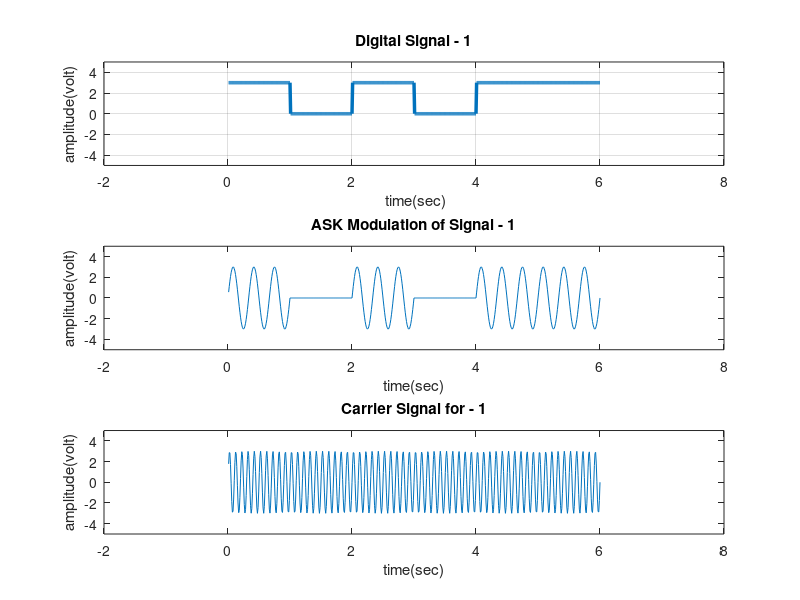
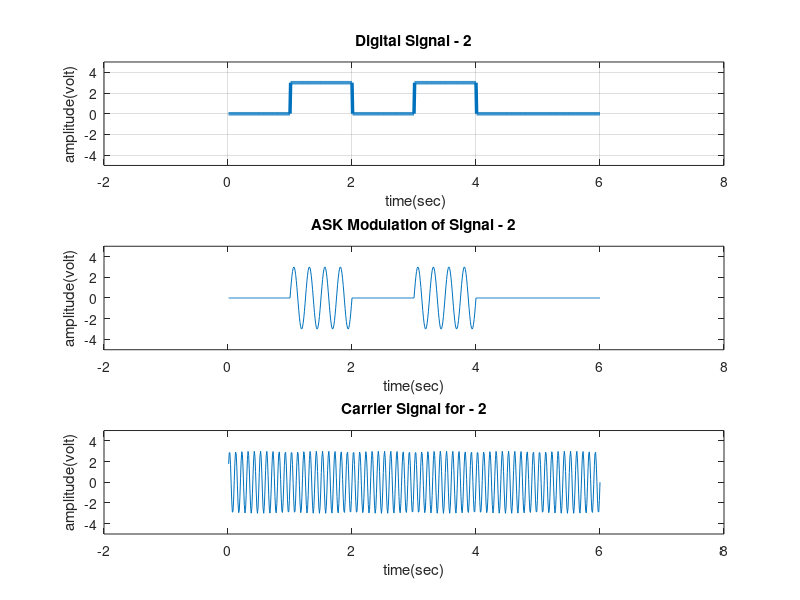
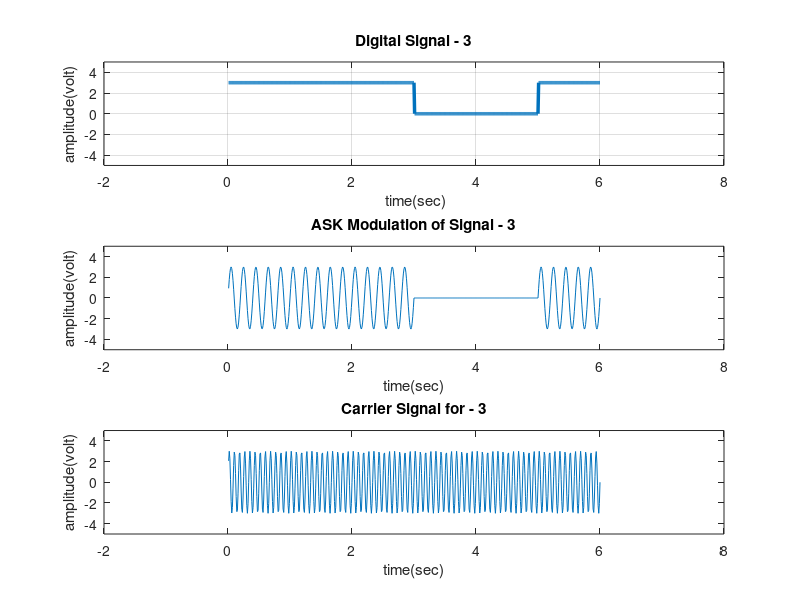
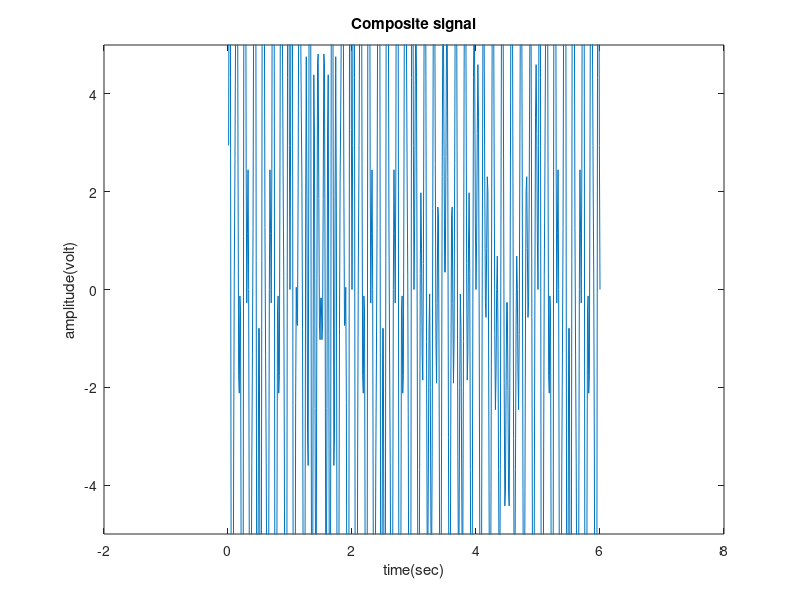

Here is the MATLAB script that generated these plots, in order:
%XX representation of transmitting binary information as digital signal XXX
x1 = [1 0 1 0 1 1];
x2 = [0 1 0 1 0 0];
x3 = [1 1 1 0 0 1];

bit1 = []; 
bp1 = 1; 
for n=1:1:length(x1)
    if x1(n) == 1;
        se = 3*ones(1,100);
    else
        x1(n) == 0;
        se = zeros(1,100);
    end
    bit1 = [bit1 se];
end

t1 = bp1/100:bp1/100:100*length(x1)*(bp1/100);

figure
subplot(3,1,1);
plot(t1, bit1,'lineWidth',2.5);
grid on;
axis([ -2 8 -5 5]);
ylabel('amplitude(volt)');
xlabel(' time(sec)');
title('Digital Signal - 1');


A1 = 3; % Amplitude of carrier signal for information 1
A2 = 0; % Amplitude of carrier signal for information 0
br1 = 1/bp1; 
% bit rate
f1 = br1*3; % carrier frequency 
t2 = bp1/99:bp1/99:bp1; 
ss = length(t2);
ask1=[];
for i=1:1:length(x1)
    if (x1(i)==1)
        y = A1*sin(2*pi*f1*t2);
    else
        y = A2*sin(2*pi*f1*t2);
    end
    ask1=[ask1 y];
end

t3 = bp1/99:bp1/99:bp1*length(x1);
subplot(3,1,2);
plot(t3, ask1);
axis([-2 8 -5 5]);
xlabel('time(sec)');
ylabel('amplitude(volt)');
title('ASK Modulation of Signal - 1');



% a = bp*length(x)

% First Carrier
Ac1 = 3; 
br1 = 1/bp1; 
% bit rate
fc1 = br1*1000; % carrier frequency 
tc = bp1/99:bp1/99:bp1; 
ss = length(tc);
c1=[];
for i=1:1:length(x1)
    if (x1(i)==1)
        y = Ac1*sin(2*pi*fc1*tc);
    else
        y = Ac1*sin(2*pi*fc1*tc);
    end
    c1=[c1 y];
end

tcc = bp1/99:bp1/99:bp1*length(x1);
subplot(3,1,3);
plot(tcc, c1);
axis([-2 8 -5 5]);
xlabel('time(sec)');
ylabel('amplitude(volt)');
title('Carrier Signal for - 1');







% Second Signal


bit2 = []; 
bp2 = 1; 
for n=1:1:length(x2)
    if x2(n) == 1;
        se = 3*ones(1,100);
    else
        x2(n) == 0;
        se = zeros(1,100);
    end
    bit2 = [bit2 se];
end

t4 = bp2/100:bp2/100:100*length(x2)*(bp2/100);

figure
subplot(3,1,1);
plot(t4, bit2,'lineWidth',2.5);
grid on;
axis([ -2 8 -5 5]);
ylabel('amplitude(volt)');
xlabel(' time(sec)');
title('Digital Signal - 2');

A1 = 3; % Amplitude of carrier signal for information 1
A2 = 0; % Amplitude of carrier signal for information 0
br2 = 1/bp2; 
% bit rate
f2 = br2*4; % carrier frequency 
t5 = bp2/99:bp2/99:bp2; 
ss = length(t5);
ask2=[];
for i=1:1:length(x2)
    if (x2(i)==1)
        y = A1*sin(2*pi*f2*t2);
    else
        y = A2*sin(2*pi*f2*t2);
    end
    ask2 = [ask2 y];
end

t6 = bp2/99:bp2/99:bp2*length(x2);
subplot(3,1,2);
plot(t6, ask2);
axis([-2 8 -5 5]);
xlabel('time(sec)');
ylabel('amplitude(volt)');
title('ASK Modulation of Signal - 2');

% Second Carrier
Ac2 = 3; 
br2 = 1/bp2; 
% bit rate
fc2 = br2*1100; % carrier frequency 
tc = bp2/99:bp2/99:bp2; 
ss = length(tc);
c2=[];
for i=1:1:length(x2)
    if (x2(i)==1)
        y = Ac2*sin(2*pi*fc1*tc);
    else
        y = Ac2*sin(2*pi*fc1*tc);
    end
    c2=[c2 y];
end

tcc = bp2/99:bp2/99:bp2*length(x2);
subplot(3,1,3);
plot(tcc, c2);
axis([-2 8 -5 5]);
xlabel('time(sec)');
ylabel('amplitude(volt)');
title('Carrier Signal for - 2');

% Third Signal
bit3 = []; 
bp3 = 1; 
for n=1:1:length(x3)
    if x3(n) == 1;
        se = 3*ones(1,100);
    else
        x3(n) == 0;
        se = zeros(1,100);
    end
    bit3 = [bit3 se];
end

t7 = bp3/100:bp3/100:100*length(x1)*(bp3/100);

figure
subplot(3,1,1);
plot(t7, bit3,'lineWidth',2.5);
grid on;
axis([ -2 8 -5 5]);
ylabel('amplitude(volt)');
xlabel(' time(sec)');
title('Digital Signal - 3');


A1 = 3; % Amplitude of carrier signal for information 1
A2 = 0; % Amplitude of carrier signal for information 0
br3 = 1/bp3; 
% bit rate
f3 = br3*5; % carrier frequency 
t8 = bp3/99:bp3/99:bp3; 
ss = length(t8);
ask3=[];
for i=1:1:length(x3)
    if (x3(i)==1)
        y = A1*sin(2*pi*f3*t8);
    else
        y = A2*sin(2*pi*f3*t8);
    end
    ask3=[ask3 y];
end

t9 = bp3/99:bp3/99:bp3*length(x3);
subplot(3,1,2);
plot(t9, ask3);
axis([-2 8 -5 5]);
xlabel('time(sec)');
ylabel('amplitude(volt)');
title('ASK Modulation of Signal - 3');


% Third Carrier
Ac3 = 3; 
br3 = 1/bp3; 
% bit rate
fc3 = br2*1200; % carrier frequency 
tc = bp3/99:bp3/99:bp3; 
ss = length(tc);
c3=[];
for i=1:1:length(x3)
    if (x3(i)==1)
        y = Ac3*sin(2*pi*fc3*tc);
    else
        y = Ac3*sin(2*pi*fc3*tc);
    end
    c3=[c3 y];
end

tcc = bp3/99:bp3/99:bp3*length(x3);
subplot(3,1,3);
plot(tcc, c3);
axis([-2 8 -5 5]);
xlabel('time(sec)');
ylabel('amplitude(volt)');
title('Carrier Signal for - 3');


comp_sig = (ask1).*c1+(ask2).*c2+(ask3).*c3;
figure
plot(tcc, comp_sig);
axis([-2 8 -5 5]);
xlabel('time(sec)');
ylabel('amplitude(volt)');
title('Composite signal');